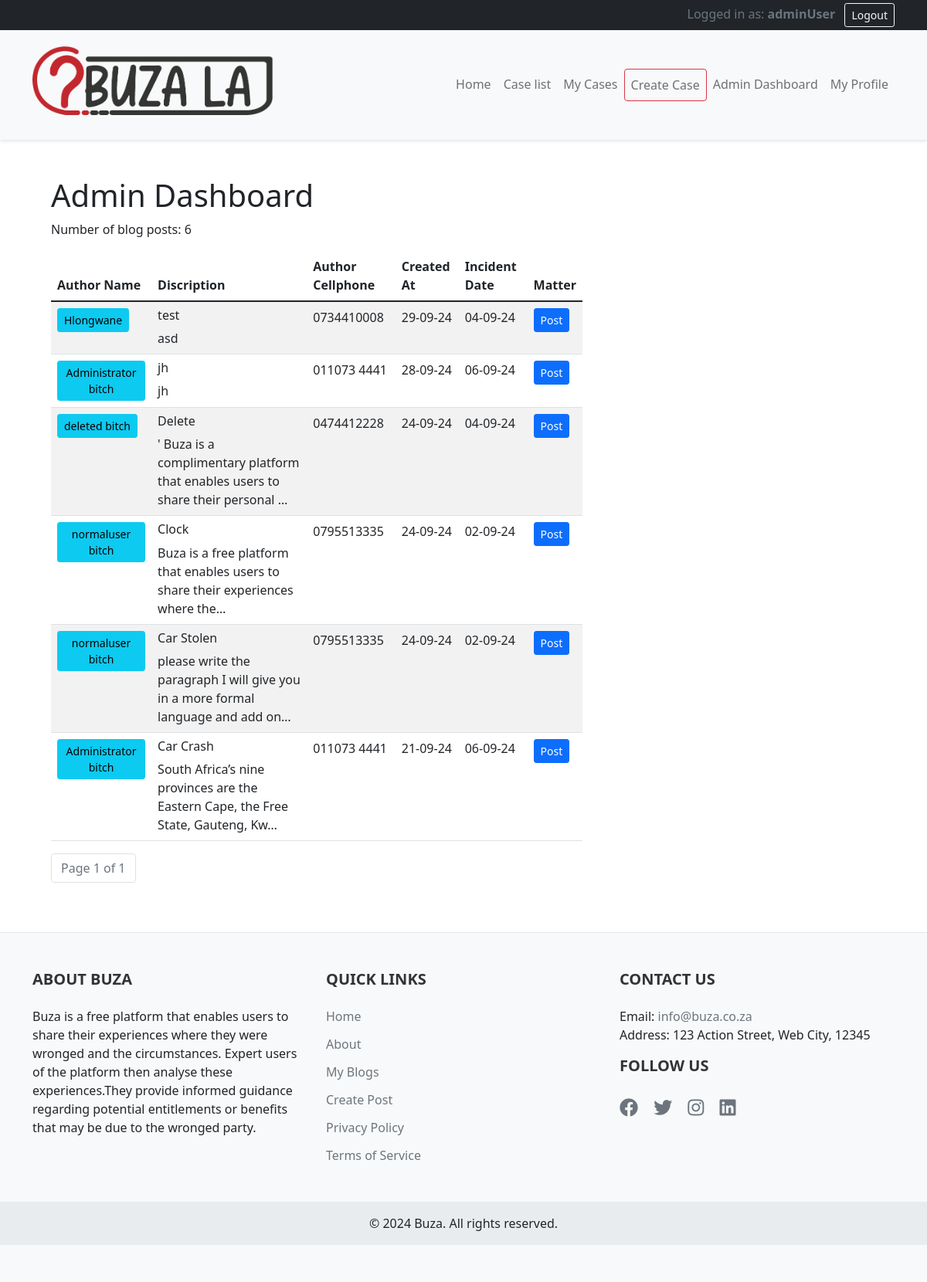
Page /admin-dashboard/ (signed in) on the earlier database version.
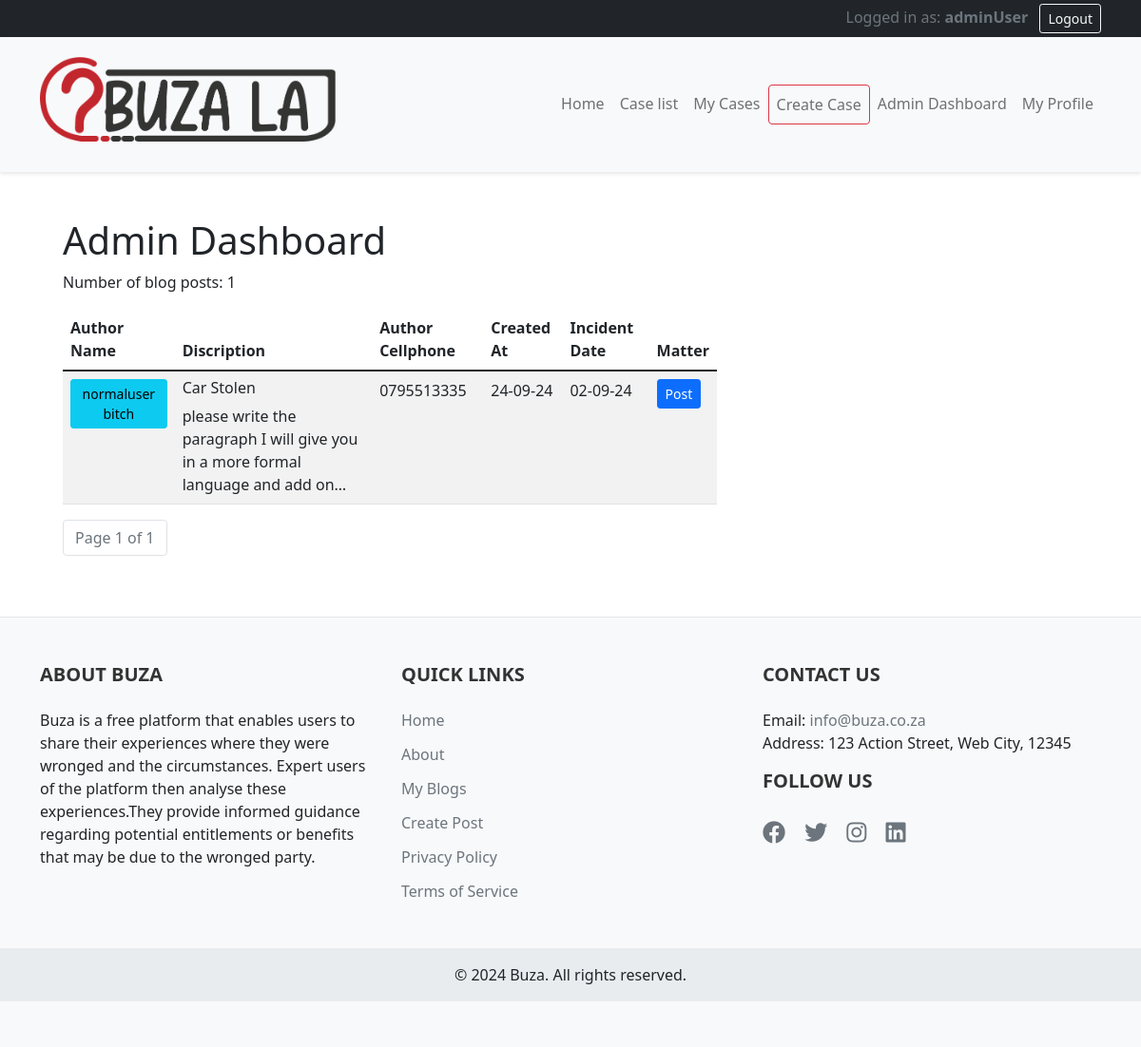
Same page on the later database version.
### blog/models.py (models this page shows, shortened)
class BlogPost(models.Model):
    AGAINST_CHOICES = [
        ('Eastern Cape', 'Eastern Cape'),
        ('Free State', 'Free State'),
        ('Gauteng', 'Gauteng'),
        ('KwaZulu-Natal', 'KwaZulu-Natal'),
        ('Limpopo', 'Limpopo'),
        ('Mpumalanga', 'Mpumalanga'),
        ('North West', 'North West'),
        ('Western Cape', 'Western Cape'),
        ('Northern Cape', 'Northern Cape,'),
    ]
    title = models.CharField(max_length=200)
    content = models.TextField()
    author = models.ForeignKey(User, on_delete=models.CASCADE)
    author_name = models.CharField(max_length=100, blank=True)  # New field
    created_at = models.DateTimeField(auto_now_add=True)
    updated_at = models.DateTimeField(auto_now=True)
    against = models.CharField(max_length=100)
    suburb = models.CharField(max_length=100)
    incident_date = models.DateField()
    file1 = models.FileField(upload_to='blog_files/', blank=True, null=True)
    file2 = models.FileField(upload_to='blog_files/', blank=True, null=True)
    file3 = models.FileField(upload_to='blog_files/', blank=True, null=True)
    file4 = models.FileField(upload_to='blog_files/', blank=True, null=True)
    province = models.CharField(max_length=100, choices=AGAINST_CHOICES)

class UserProfile(models.Model):
    user = models.OneToOneField(User, on_delete=models.CASCADE, related_name='profile')
    phone_number = models.CharField(max_length=15, blank=True)
    profession = models.CharField(max_length=100,blank=True, null=True)

### blog/views.py (the view)
# urls.py: path('admin-dashboard/', views.admin_dashboard, name='admin_dashboard'),
@user_passes_test(is_admin)
def admin_dashboard(request):
    blog_posts = BlogPost.objects.all().order_by('-created_at')
    print(f"Number of blog posts: {blog_posts.count()}")
    for post in blog_posts:
        post.detail_url = reverse('post_detail', args=[post.id])
    paginator = Paginator(blog_posts, 10)  # Show 10 posts per page
    page_number = request.GET.get('page')
    page_obj = paginator.get_page(page_number)
    context = {
        'blog_posts': page_obj,
    }
    return render(request, 'blog/admin_dashboard.html', context)

### blog/views.py (called while the page is built)
def is_admin(user):
    return user.is_authenticated and user.is_staff

### blog/templates/blog/admin_dashboard.html (shortened to what this page needs)
{% extends 'blog/base.html' %}
{% block content %}
<div class="container mt-4">
    <h1>Admin Dashboard</h1>
    <p>Number of blog posts: {{ blog_posts.paginator.count }}</p>
    <div class="table-responsive">
        <table class="table table-striped">
            <thead>
                <tr>
                    <th>Author Name</th>
                    <th>Discription</th>
                    <th>Author Cellphone</th>
                    <th>Created At</th>
                    <th>Incident Date</th>
                    <th>Matter</th>
                </tr>
            </thead>
            <tbody>
                {% for post in blog_posts %}
                <tr>
                    <td>
                        <a href="{% url 'user_profile' post.author.username %}" class="btn btn-sm btn-info ml-2">{{ post.author.first_name }} </a>
                    </td>
                    <td> <h6>{{ post.title }}</h6>{{ post.content |truncatechars:80}}</td>
                    <td>{{ post.author.profile.phone_number}}</td>
                    <td>{{ post.created_at|date:"d-m-y" }}</td>
                    <td>{{ post.incident_date|date:"d-m-y" }}</td>
                    <td>
                        <a href="{{ post.detail_url }}" class="btn btn-sm btn-primary"> Post</a>
                    </td>
                </tr>
                {% empty %}
                <tr>
                    <td colspan="7">No blog posts found.</td>
                </tr>
                {% endfor %}
            </tbody>
        </table>
    </div>
    <nav aria-label="Page navigation">
        <ul class="pagination">
            <li class="page-item disabled"><a class="page-link" href="#">Page {{ blog_posts.number }} of {{ blog_posts.paginator.num_pages }}</a></li>
        </ul>
    </nav>
</div>
{% endblock %}

### blog/templates/blog/base.html (shortened to what this page needs)
{% load static %}
<!DOCTYPE html>
<html lang="en">
<head>
    <link href="https://cdn.jsdelivr.net/npm/bootstrap@5.1.3/dist/css/bootstrap.min.css" rel="stylesheet">
    <link rel="stylesheet" href="https://cdnjs.cloudflare.com/ajax/libs/font-awesome/5.15.3/css/all.min.css">
</head>
<body>
    <div class="text-white bg-dark  p-1 user-status-bar">
        <div class="container">
            <div class="row">
                <div class="col-md-6">
                </div>
                <div class="col-md-6 text-end">
                    {% if user.is_authenticated %}
                        <span class="text-muted">Logged in as: <strong>{{ user.username }}</strong></span>
                        <form method="post" action="{% url 'logout' %}" class="d-inline">
                            <button type="submit" class="btn btn-sm btn-outline-light ms-2">Logout</button>
                        </form>
                    {% else %}
                        <span class="text-muted">Not logged in</span>
                        <a href="{% url 'login' %}" class="btn btn-sm btn-outline-primary ms-2">Login</a>
                        <a href="{% url 'register' %}" class="btn btn-sm btn-outline-success ms-2">Register</a>
                    {% endif %}
                </div>
            </div>
        </div>
    </div>
    <nav class="navbar navbar-expand-lg navbar-light bg-light  main-navbar">
        <div class="container">
            <a class="navbar-brand d-flex align-items-center" href="{% url 'index' %}">
                <img src="{% static 'images/logo.png' %}" alt="Our Blog Logo" class="mr-3">
            </a>
            <div class="collapse navbar-collapse" id="navbarNav">
                <ul class="navbar-nav ms-auto">
                    <li class="nav-item">
                        <a class="nav-link" href="{% url 'index' %}">Home</a>
                    </li>
                    <li class="nav-item">
                        <a class="nav-link" href="{% url 'home' %}">Case list</a>
                    </li>
                    {% if user.is_authenticated %}
                        <li class="nav-item">
                            <a class="nav-link" href="{% url 'my_blogs' %}">My Cases</a>
                        </li>
                            <li class="nav-item">
                            <a class="nav-link btn btn-outline-danger" href="{% url 'create_post' %}">Create Case</a>
                        </li>
                        {% if user.is_staff %}
                            <li class="nav-item">
                                <a class="nav-link" href="{% url 'admin_dashboard' %}">Admin Dashboard</a>
                            </li>
                            <li class="nav-item">
                                <a class="nav-link" href="{% url 'user_profile' user.username %}">My Profile</a>
                            </li>
                        {% endif %}
                    {% endif %}
                </ul>
            </div>
        </div>
    </nav>
    <main class="container mt-4">
        <div class="row">
            <div class="col-md-8">
                {% block content %}
                {% endblock %}
            </div>
                </div>
    </main>
    <footer class="footer">
        <div class="container">
            <div class="row">
                <div class="col-md-4 mb-4 mb-md-0">
                    <h5>About Buza</h5>
                    <p class="justify-content-center">Buza is a free platform that enables users to share their experiences where they were wronged and the circumstances. Expert users of the platform then analyse these experiences.They provide informed guidance regarding potential entitlements or benefits that may be due to the wronged party.</p>
                </div>
                <div class="col-md-4 mb-4 mb-md-0">
                    <h5>Quick Links</h5>
                    <ul>
                        <li><a href="{% url 'home' %}">Home</a></li>
                        <li><a href="{% url 'about' %}">About</a></li>
                        {% if user.is_authenticated %}
                            <li><a href="{% url 'my_blogs' %}">My Blogs</a></li>
                            <li><a href="{% url 'create_post' %}">Create Post</a></li>
                        {% else %}
                            <li><a href="{% url 'login' %}">Login</a></li>
                            <li><a href="{% url 'register' %}">Register</a></li>
                        {% endif %}
                        <li><a href="{% url 'privacy_policy' %}">Privacy Policy</a></li>
                        <li><a href="{% url 'terms_of_service' %}">Terms of Service</a></li>
                    </ul>
                </div>
                <div class="col-md-4">
                    <h5>Contact Us</h5>
                    <p>
                        Email: <a href="mailto:info@Buza.co.za">info@buza.co.za</a><br>
                        Address: 123 Action Street, Web City, 12345
                    </p>
                    <h5>Follow Us</h5>
                    <div class="social-icons">
                        <a href="#" target="_blank"><i class="fab fa-facebook"></i></a>
                        <a href="#" target="_blank"><i class="fab fa-twitter"></i></a>
                        <a href="#" target="_blank"><i class="fab fa-instagram"></i></a>
                        <a href="#" target="_blank"><i class="fab fa-linkedin"></i></a>
                    </div>
                </div>
            </div>
        </div>
        <div class="footer-bottom">
            <div class="container">
                <div class="row">
                    <div class="col-md-12 text-center">
                        <p>&copy; {% now "Y" %} Buza. All rights reserved.</p>
                    </div>
                </div>
            </div>
        </div>
    </footer>
</body>
</html>

Differences in the rows shown:
removed BlogPost: author.first_name "Hlongwane", title "test", content "asd", author.profile.phone_number "0734410008", created_at "29-09-24", incident_date "04-09-24"
removed BlogPost: author.first_name "Administrator bitch", title "jh", content "jh", author.profile.phone_number "011073 4441", created_at "28-09-24", incident_date "06-09-24"
removed BlogPost: author.first_name "deleted bitch", title "Delete", content "' Buza is a complimentary platform that enables users to share their personal …", author.profile.phone_number "0474412228", created_at "24-09-24", incident_date "04-09-24"
removed BlogPost: author.first_name "normaluser bitch", title "Clock", content "Buza is a free platform that enables users to share their experiences where the…", author.profile.phone_number "0795513335", created_at "24-09-24", incident_date "02-09-24"
removed BlogPost: author.first_name "Administrator bitch", title "Car Crash", content "South Africa’s nine provinces are the Eastern Cape, the Free State, Gauteng, Kw…", author.profile.phone_number "011073 4441", created_at "21-09-24", incident_date "06-09-24"
Other differences:
{{ blog_posts.paginator.count }}: "6" → "1"
